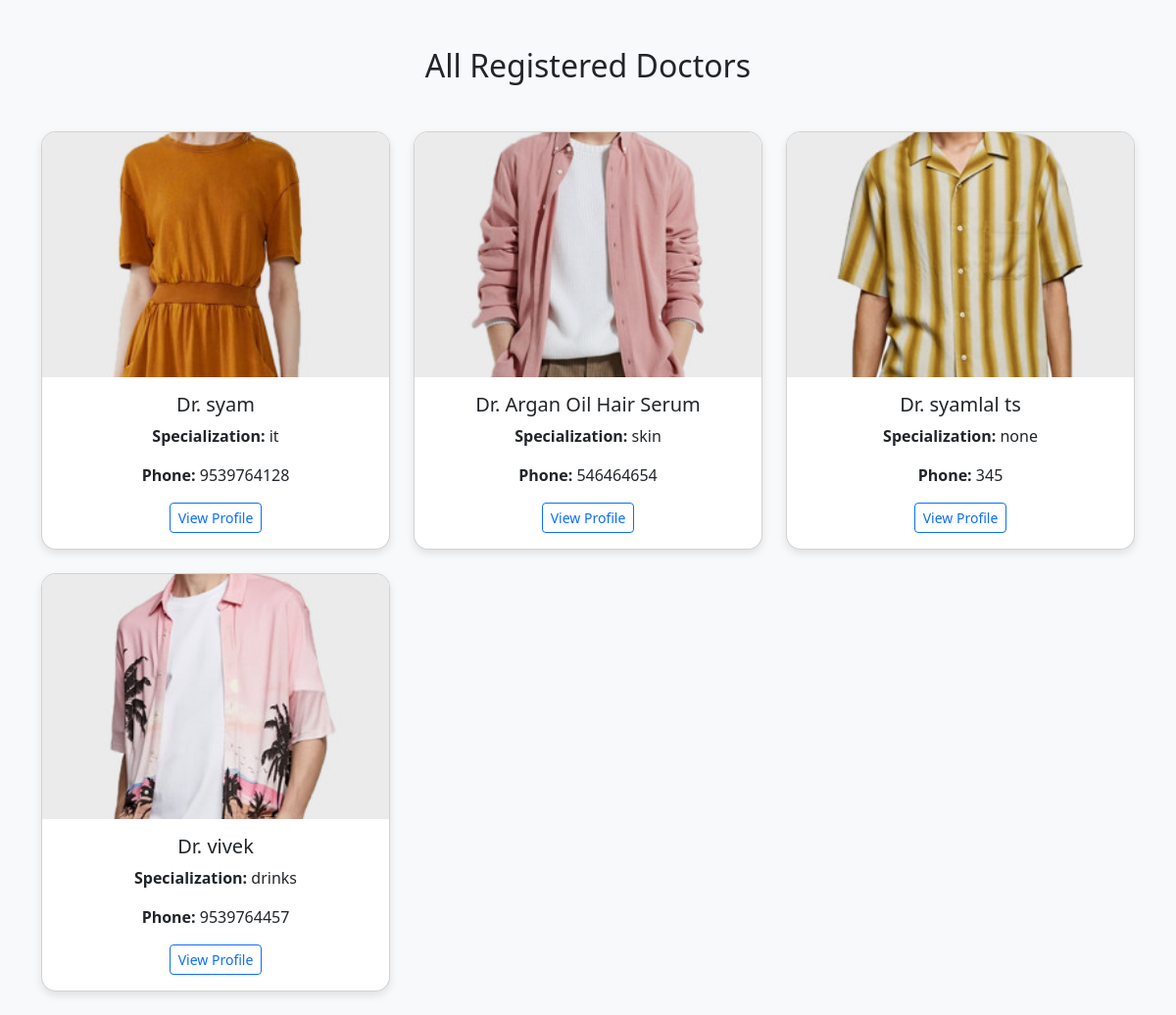
Screenshot of /all-doctors/ with the database file from the repository.
### medicine/models.py (models this page shows, shortened)
class DoctorProfile(models.Model):
    user = models.OneToOneField(settings.AUTH_USER_MODEL, on_delete=models.CASCADE)
    specialization = models.CharField(max_length=100)
    phone_number = models.CharField(max_length=15)
    image = models.ImageField(upload_to='doctor_images/', null=True, blank=True)

### accounts/models.py (models this page shows)
class User(AbstractUser):
    USER_TYPE_CHOICES = (
        ('admin', 'Admin'),
        ('user','User'),
        ('pharmacists', 'Pharmacists'),
        ('doctor', 'Doctor'),
    )
    user_type = models.CharField(max_length=20, choices=USER_TYPE_CHOICES, default='user')

### medicine/views.py (the view)
# urls.py: path('all-doctors/', views.all_doctors, name='all_doctors'),
def all_doctors(request):
    doctors = DoctorProfile.objects.all()
    return render(request, 'all_doctors.html', {'doctors': doctors})

### medicine/templates/all_doctors.html (shortened to what this page needs)
<!DOCTYPE html>
<html lang="en">
<head>
    <link href="https://cdn.jsdelivr.net/npm/bootstrap@5.3.0/dist/css/bootstrap.min.css" rel="stylesheet">
</head>
<body class="bg-light">
    <div class="container mt-5">
        <h2 class="text-center mb-5">All Registered Doctors</h2>
        <div class="row">
            {% for doctor in doctors %}
            <div class="col-md-4 mb-4">
                <div class="card doctor-card">
                    {% if doctor.image %}
                        <img src="{{ doctor.image.url }}" alt="Doctor Image" class="doctor-img">
                    {% else %}
                        <img src="https://via.placeholder.com/400x250.png?text=No+Image" class="doctor-img" alt="No Image">
                    {% endif %}
                    <div class="card-body text-center">
                        <h5 class="card-title">Dr. {{ doctor.user.first_name }} {{ doctor.user.last_name }}</h5>
                        <p class="card-text"><strong>Specialization:</strong> {{ doctor.specialization }}</p>
                        <p class="card-text"><strong>Phone:</strong> {{ doctor.phone_number }}</p>
                        <a href="{% url 'doctor_detail' doctor.id %}" class="btn btn-outline-primary btn-sm">View Profile</a>
                    </div>
                </div>
            </div>
            {% empty %}
                <p>No doctors available.</p>
            {% endfor %}
        </div>
    </div>
</body>
</html>

### medicine/templates/all_doctors.html (style rules this page uses)
.doctor-card { box-shadow: 0 4px 8px rgba(0,0,0,0.1); border-radius: 15px; overflow: hidden; transition: transform 0.3s; }
.doctor-img { width: 100%; height: 250px; object-fit: cover; }

### rows the page displays
DoctorProfile: image (picture), user.first_name "syam", specialization "it", phone_number "9539764128"
DoctorProfile: image (picture), user.first_name "Argan Oil Hair Serum", specialization "skin", phone_number "546464654"
DoctorProfile: image (picture), user.first_name "syamlal ts", specialization "none", phone_number "345"
DoctorProfile: image (picture), user.first_name "vivek", specialization "drinks", phone_number "9539764457"
